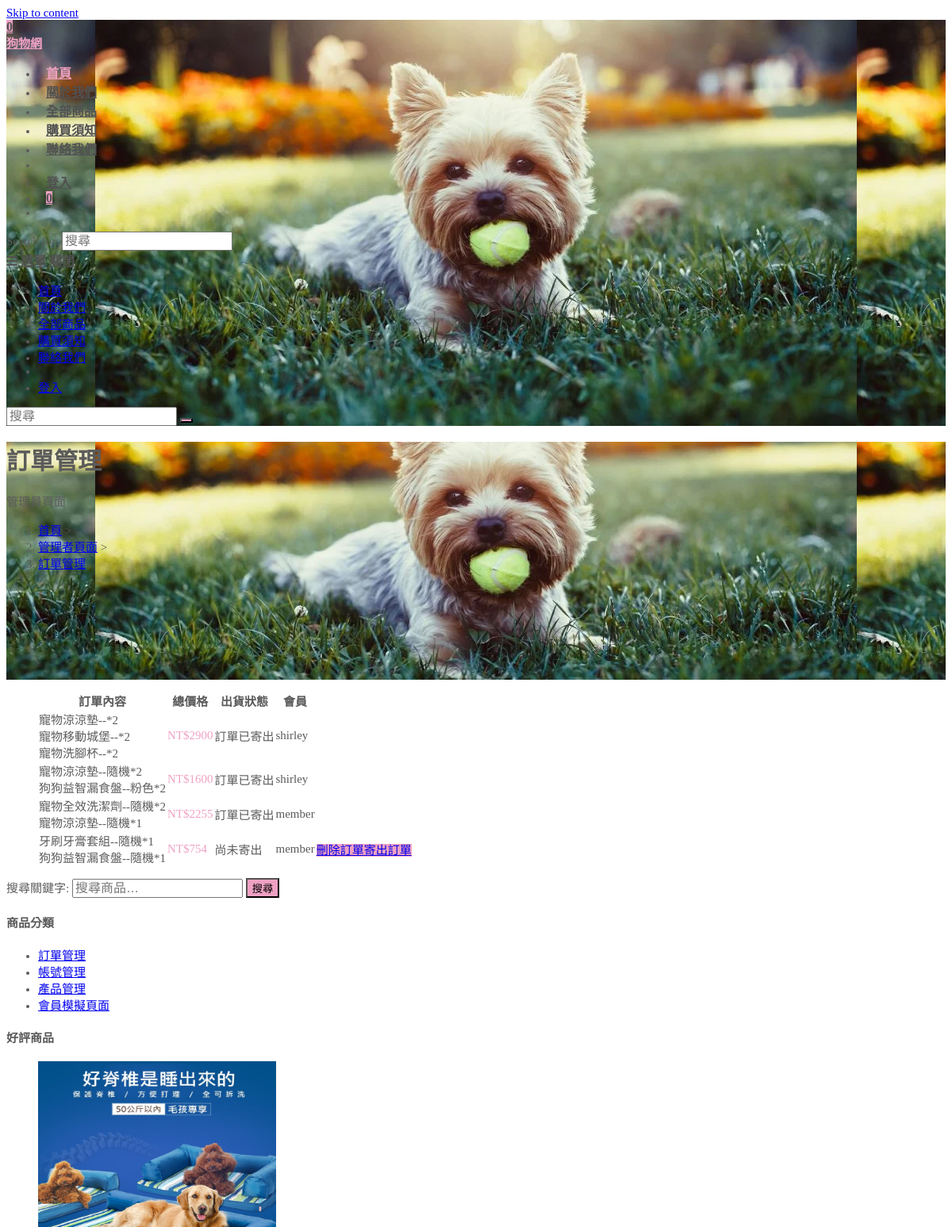
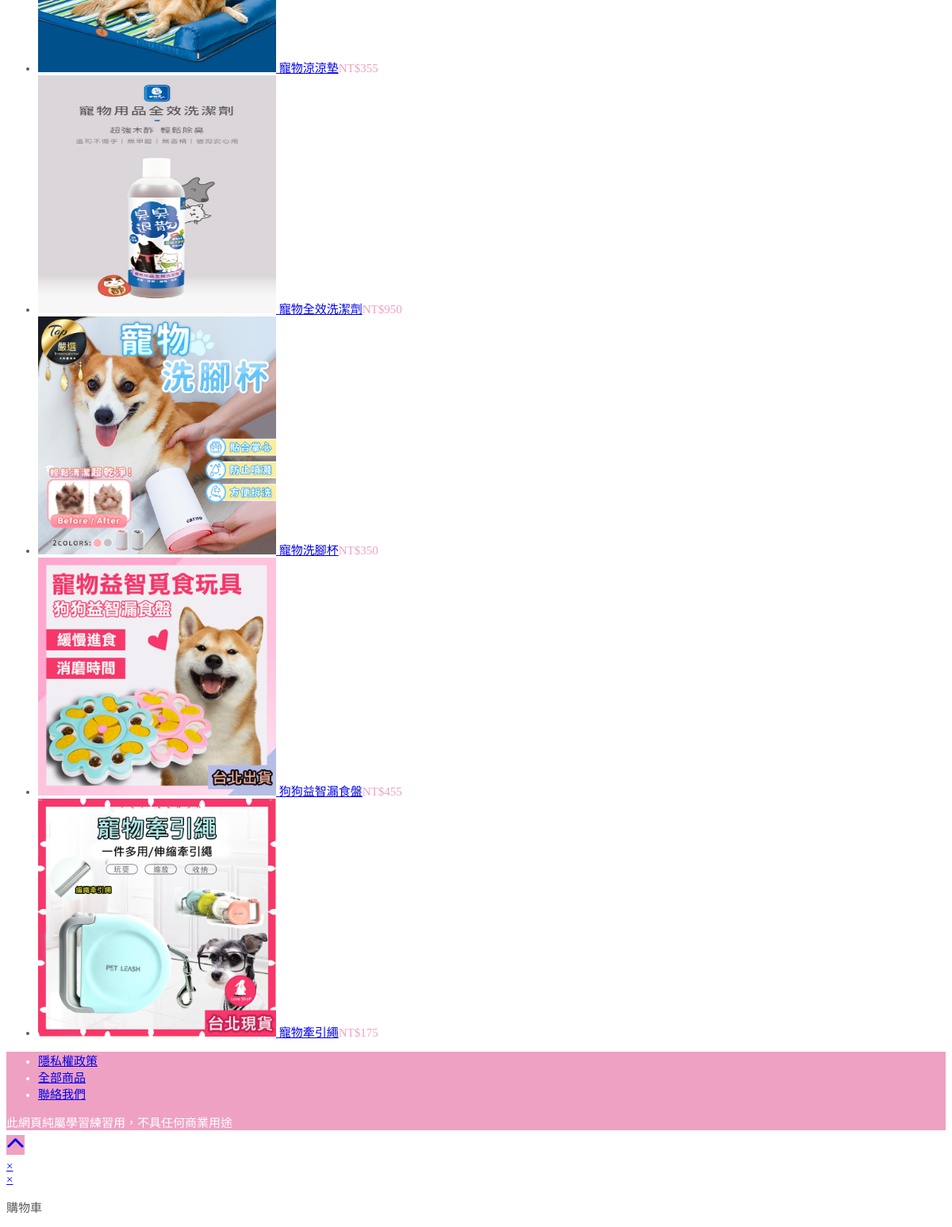
/manager.php, run on the app's committed database (2 pictures, top to bottom).
### tables this page shows
CREATE TABLE `userorder` (
  `username` varchar(20) NOT NULL,
  `state` int(11) NOT NULL,
  `order_no` int(11) NOT NULL,
  `buy` varchar(100) NOT NULL,
  `total` int(11) NOT NULL
);

CREATE TABLE `product` (
  `number` int(11) NOT NULL,
  `name` varchar(20) NOT NULL,
  `price` int(11) NOT NULL,
  `classify` varchar(20) NOT NULL,
  `kind1` varchar(20) NOT NULL,
  `kind2` varchar(20) NOT NULL,
  `image` varchar(16) NOT NULL,
  `picture1` varchar(16) NOT NULL,
  `picture2` varchar(16) NOT NULL,
  `picture3` varchar(16) NOT NULL,
  `picture4` varchar(16) NOT NULL,
  `picture5` varchar(16) NOT NULL,
  `sales` int(11) NOT NULL
);

### manager.php (the view, shortened to what this page needs)
<?php
    include("link_sql.php");
    mysqli_query($link, 'SET CHARACTER SET utf8');
    mysqli_query($link, "SET collation_connection = 'utf8_unicode_ci'");
    $sql="SELECT * FROM product order by sales desc";
    $state="";
    if ($result = mysqli_query($link, $sql)) {
        $hot="";
        for($i=0;$i<5;$i++)
        {
            $row = mysqli_fetch_assoc($result);
            $hot .='<li><a href="product.php?number='.$row["number"].'"><img width="300" height="300" src="images/'.$row["picture1"].'" class="attachment-woocommerce_thumbnail size-woocommerce_thumbnail" alt="" loading="lazy" srcset="" sizes="(max-width: 300px) 100vw, 300px" /> <span class="product-title">'.$row["name"].'</span></a><span class="woocommerce-Price-amount amount"><bdi><span class="woocommerce-Price-currencySymbol">&#78;&#84;&#36;</span>'.$row["price"].'</bdi></span></li>';
        }
    }
    if(isset($_POST['account']))
    {
        $state="我的帳號";
        $user = $_POST['account'];
        $pass = $_POST['password'];
        $mail = $_POST['email'];
        $id_num = $_POST['id_number'];
        $sex = $_POST['gender'];
        $sql="SELECT * FROM member where account ='".$_SESSION['name']."'";
        if ($result = mysqli_query($link, $sql)) {
            while($row = mysqli_fetch_assoc($result))
            {
                if($user=="") $user=$row['account'];
                if($pass=="") $passs=$row['password'];
                if($mail=="") $mail=$row['email'];
                if($id_num=="") $id_num=$row['id_number'];
                if($sex=="") $sex=$row['gender'];
            }
            mysqli_free_result($result);
        }
        if($user != $_SESSION['name'])
        {
            $sql="UPDATE cart SET username='".$user."' WHERE username='".$_SESSION['name']."'";
            $update = mysqli_query($link, $sql) or die("error");
            $sql="UPDATE userorder SET username='".$user."' WHERE username='".$_SESSION['name']."'";
            $update = mysqli_query($link, $sql) or die("error");
        }
                $sql="UPDATE member SET account='".$user."', password='".$pass."',email='".$mail."',id_number='".$id_num."',gender='".$sex."' WHERE account='".$_SESSION['name']."'";
                $_SESSION['name']=$user;
                $update = mysqli_query($link, $sql) or die("error");
    }
    else if(!isset($_GET['page']))
    {
        $state="訂單管理";
    }
    $rows="";
    if($state=="訂單管理")
    {
        $sql="SELECT * FROM userorder ";
        $rows.='<thead><tr><th class="product-name">訂單內容</th><th class="product-price">總價格</th><th class="product-quantity">出貨狀態</th><th class="product-subtotal">會員</th><th class="product-subtotal"></th></tr></thead><tbody>';
        if ($result = mysqli_query($link, $sql)) {
            while($row = mysqli_fetch_assoc($result))
            {
                if($row['state']==1)
                {
                    $s="尚未寄出";
                    $cancel = '<a href="manager.php?page=訂單管理&cancel='.$row["order_no"].'" class="checkout-button button alt wc-forward">刪除訂單</a><a href="manager.php?page=訂單管理&send_order='.$row["order_no"].'" class="checkout-button button alt wc-forward">寄出訂單</a>';
                }
                else
                {
                    $s="訂單已寄出";
                    $cancel = '';
                }
                $rows.='<tr class="woocommerce-cart-form__cart-item cart_item"><td class="product-name" data-title="商品">'.$row['buy'].'</><td class="product-price" data-title="價格"><span class="woocommerce-Price-amount amount"><bdi><span class="woocommerce-Price-currencySymbol">&#78;&#84;&#36;</span>'.$row["total"].'</bdi></span></td><td class="product-name" data-title="狀態">'.$s.'</><td class="user-name" data-title="會員" style="text-transform:lowercase;">'.$row['username'].'</><td class="product-name" data-title="取消">'.$cancel.'</></tr>';
            }
        }
        $rows.='</tbody>';
    }
?>
<!DOCTYPE html>
<html class="html" lang="zh-TW">
<head>
    <?php include("link.php");?>
</head>
<body class="archive post-type-archive post-type-archive-product wp-embed-responsive theme-oceanwp no-isotope no-lightbox no-fitvids no-scroll-top no-sidr no-carousel no-matchheight woocommerce woocommerce-page woocommerce-no-js oceanwp-theme dropdown-mobile no-header-border default-breakpoint has-sidebar content-left-sidebar page-with-background-title has-breadcrumbs has-blog-grid has-grid-list account-original-style elementor-default elementor-kit-598"
    itemscope="itemscope" itemtype="https://schema.org/WebPage">
    <div id="outer-wrap" class="site clr">
        <a class="skip-link screen-reader-text" href="#main">Skip to content</a>
        <div id="wrap" class="clr">
            <?php include("header.php")?>
            <main id="main" class="site-main clr" role="main">
                <header class="page-header background-image-page-header">
                    <div class="container clr page-header-inner">
                        <h1 class="page-header-title clr" itemprop="headline"><?php echo $state; ?></h1>
                        <div class="clr page-subheading">
                            管理員頁面 </div>
                        <nav aria-label="Breadcrumbs" class="site-breadcrumbs clr position-" itemprop="breadcrumb">
                            <ol class="trail-items" itemscope itemtype="http://schema.org/BreadcrumbList">
                                <li class="trail-item trail-begin" itemprop="itemListElement" itemscope itemtype="https://schema.org/ListItem"><a href="index.php" rel="home" aria-label="首頁" itemtype="https://schema.org/Thing" itemprop="item"><span itemprop="name"><span class="icon-home" aria-hidden="true"></span><span class="breadcrumb-home has-icon">首頁</span></span></a>
                                    <span class="breadcrumb-sep">></span>
                                </li>
                                <li class="trail-item" itemprop="itemListElement" itemscope itemtype="https://schema.org/ListItem"><a href="manager.php"" itemtype="https://schema.org/Thing" itemprop="item"><span itemprop="name">管理者頁面</span></a>
                                    <span class="breadcrumb-sep">></span>
                                </li>
                                <li class="trail-item trail-end" itemprop="itemListElement" itemscope itemtype="https://schema.org/ListItem"><a href="manager.php?page=<?php echo $state; ?>" itemtype="https://schema.org/Thing" itemprop="item"><span itemprop="name"><?php echo $state; ?></span></a>
                            </ol>
                        </nav>
                    </div>
                </header>
                <div id="content-wrap" class="container clr">
                    <div id="primary" class="content-area clr">
                        <div id="content" class="clr site-content">
                            <article class="entry-content entry clr">
                                <ul class="products oceanwp-row clr grid">
                                <form class="woocommerce-cart-form" action="manager.php?page=<?php echo $state;?>" method="POST" id="form1" name="form1">
                                    <table class="shop_table shop_table_responsive cart woocommerce-cart-form__contents" cellspacing="0">
                                            <?php echo $rows;?>
                                    </table>
                                </form>
                                </ul>
                            </article>
                        </div>
                    </div>
                    <aside id="right-sidebar" class="sidebar-container widget-area sidebar-primary" itemscope="itemscope" itemtype="https://schema.org/WPSideBar" role="complementary" aria-label="Primary Sidebar">
                        <div id="right-sidebar-inner" class="clr">
                            <div id="woocommerce_product_search-2" class="sidebar-box woocommerce widget_product_search clr">
                                <form role="search" method="get" class="woocommerce-product-search" action="search.php">
                                    <label class="screen-reader-text" for="woocommerce-product-search-field-0">搜尋關鍵字:</label>
                                    <input type="search" id="woocommerce-product-search-field-0" class="search-field" placeholder="搜尋商品&hellip;" value="" name="text" />
                                    <button type="submit" value="搜尋">搜尋</button>
                                </form>
                            </div>
                            <div id="woocommerce_product_categories-2" class="sidebar-box woocommerce widget_product_categories clr">
                                <h4 class="widget-title">商品分類</h4>
                                <ul class="product-categories">
                                    <li class="cat-item cat-item-31 <?php if($state=="訂單管理")echo 'current-cat';?>"><a href="manager.php?page=<?php echo "訂單管理"; ?>">訂單管理</a></li>
                                    <li class="cat-item cat-item-35 <?php if($state=="帳號管理")echo 'current-cat';?>"><a href="manager.php?page=<?php echo "帳號管理"; ?>">帳號管理</a></li>
                                    <li class="cat-item cat-item-30 <?php if($state=="產品管理")echo 'current-cat';?>"><a href="manager.php?page=<?php echo "產品管理"; ?>">產品管理</a></li>
                                    <li class="cat-item cat-item-30 "><a href="member.php"">會員模擬頁面</a></li>
                                </ul>
                            </div>
                            <div id="woocommerce_top_rated_products-2" class="sidebar-box woocommerce widget_top_rated_products clr">
                                <h4 class="widget-title">好評商品</h4>
                                <ul class="product_list_widget">
                                    <?php echo $hot;?>
                                </ul>
                            </div>
                        </div>
                    </aside>
                </div>
            </main>
            <?php include("footer.php") ?>
        </div>
    </div>
    <a id="scroll-top" class="scroll-top-left" href="#"><span class="fa fa-chevron-up" aria-label="Scroll to the top of the page"></span></a>
    <?php include('link2.php');?>
</body>
</html>

### data on the page
userorder: buy "寵物涼涼墊--*2 寵物移動城堡--*2 寵物洗腳杯--*2", total "2900", state "訂單已寄出", username "shirley"
userorder: buy "寵物涼涼墊--隨機*2 狗狗益智漏食盤--粉色*2", total "1600", state "訂單已寄出", username "shirley"
userorder: buy "寵物全效洗潔劑--隨機*2 寵物涼涼墊--隨機*1", total "2255", state "訂單已寄出", username "member"
userorder: buy "牙刷牙膏套組--隨機*1 狗狗益智漏食盤--隨機*1", total "754", state "尚未寄出", username "member"
product: picture1 (picture), name "寵物涼涼墊", price "355"
product: picture1 (picture), name "寵物全效洗潔劑", price "950"
product: picture1 (picture), name "寵物洗腳杯", price "350"
product: picture1 (picture), name "狗狗益智漏食盤", price "455"
product: picture1 (picture), name "寵物牽引繩", price "175"

### other printed values
$cnt "0"
$state "訂單管理"
